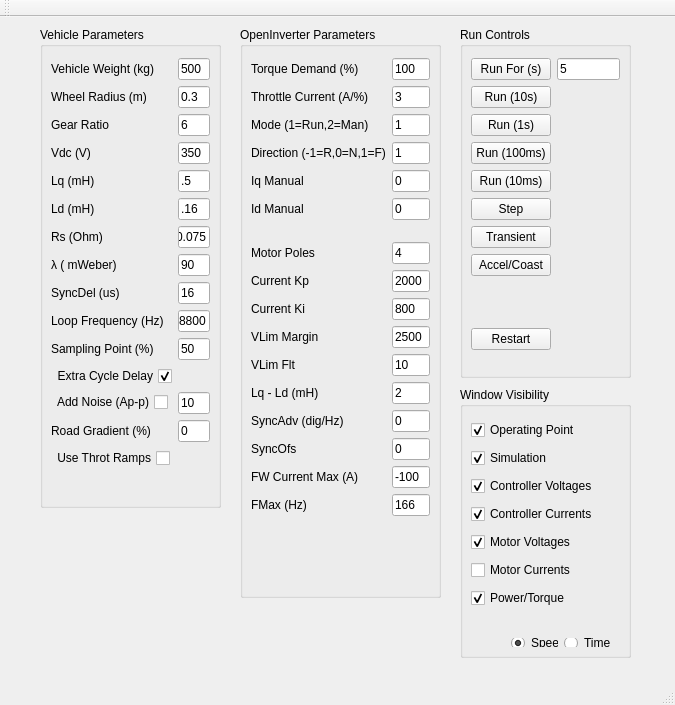
<?xml version="1.0" encoding="UTF-8"?>
<ui version="4.0">
 <class>MainWindow</class>
 <widget class="QMainWindow" name="MainWindow">
  <property name="geometry">
   <rect>
    <x>0</x>
    <y>0</y>
    <width>675</width>
    <height>705</height>
   </rect>
  </property>
  <property name="windowTitle">
   <string>OpenInverter FOC Simulator</string>
  </property>
  <widget class="QWidget" name="centralWidget">
   <widget class="QGroupBox" name="groupBox">
    <property name="geometry">
     <rect>
      <x>40</x>
      <y>10</y>
      <width>181</width>
      <height>481</height>
     </rect>
    </property>
    <property name="title">
     <string>Vehicle Parameters</string>
    </property>
    <widget class="QWidget" name="formLayoutWidget">
     <property name="geometry">
      <rect>
       <x>0</x>
       <y>20</y>
       <width>181</width>
       <height>491</height>
      </rect>
     </property>
     <layout class="QFormLayout" name="formLayout">
      <item row="0" column="0">
       <widget class="QLabel" name="labelVehicleWeight">
        <property name="text">
         <string>Vehicle Weight (kg)</string>
        </property>
       </widget>
      </item>
      <item row="0" column="1">
       <widget class="QLineEdit" name="vehicleWeight">
        <property name="enabled">
         <bool>true</bool>
        </property>
        <property name="text">
         <string>500</string>
        </property>
       </widget>
      </item>
      <item row="1" column="0">
       <widget class="QLabel" name="labelWheelSize">
        <property name="text">
         <string>Wheel Radius (m)</string>
        </property>
       </widget>
      </item>
      <item row="1" column="1">
       <widget class="QLineEdit" name="wheelSize">
        <property name="enabled">
         <bool>true</bool>
        </property>
        <property name="text">
         <string>0.3</string>
        </property>
       </widget>
      </item>
      <item row="2" column="0">
       <widget class="QLabel" name="labelGearRatio">
        <property name="text">
         <string>Gear Ratio</string>
        </property>
       </widget>
      </item>
      <item row="2" column="1">
       <widget class="QLineEdit" name="gearRatio">
        <property name="enabled">
         <bool>true</bool>
        </property>
        <property name="text">
         <string>6</string>
        </property>
       </widget>
      </item>
      <item row="3" column="0">
       <widget class="QLabel" name="labelVdc">
        <property name="text">
         <string>Vdc (V)</string>
        </property>
       </widget>
      </item>
      <item row="3" column="1">
       <widget class="QLineEdit" name="Vdc">
        <property name="enabled">
         <bool>true</bool>
        </property>
        <property name="text">
         <string>350</string>
        </property>
       </widget>
      </item>
      <item row="4" column="0">
       <widget class="QLabel" name="labelLq">
        <property name="text">
         <string>Lq (mH)</string>
        </property>
       </widget>
      </item>
      <item row="4" column="1">
       <widget class="QLineEdit" name="Lq">
        <property name="enabled">
         <bool>true</bool>
        </property>
        <property name="text">
         <string>.5</string>
        </property>
       </widget>
      </item>
      <item row="5" column="0">
       <widget class="QLabel" name="labelLd">
        <property name="text">
         <string>Ld (mH)</string>
        </property>
       </widget>
      </item>
      <item row="5" column="1">
       <widget class="QLineEdit" name="Ld">
        <property name="enabled">
         <bool>true</bool>
        </property>
        <property name="text">
         <string>.16</string>
        </property>
       </widget>
      </item>
      <item row="6" column="0">
       <widget class="QLabel" name="labelRs">
        <property name="text">
         <string>Rs (Ohm)</string>
        </property>
       </widget>
      </item>
      <item row="6" column="1">
       <widget class="QLineEdit" name="Rs">
        <property name="enabled">
         <bool>true</bool>
        </property>
        <property name="text">
         <string>0.075</string>
        </property>
       </widget>
      </item>
      <item row="7" column="0">
       <widget class="QLabel" name="labelFluxLink">
        <property name="text">
         <string>λ ( mWeber)</string>
        </property>
       </widget>
      </item>
      <item row="7" column="1">
       <widget class="QLineEdit" name="FluxLinkage">
        <property name="enabled">
         <bool>true</bool>
        </property>
        <property name="text">
         <string>90</string>
        </property>
       </widget>
      </item>
      <item row="8" column="0">
       <widget class="QLabel" name="labelSyncDelay">
        <property name="text">
         <string>SyncDel (us)</string>
        </property>
       </widget>
      </item>
      <item row="8" column="1">
       <widget class="QLineEdit" name="SyncDelay">
        <property name="enabled">
         <bool>true</bool>
        </property>
        <property name="text">
         <string>16</string>
        </property>
       </widget>
      </item>
      <item row="9" column="0">
       <widget class="QLabel" name="labelLoopFreq">
        <property name="text">
         <string>Loop Frequency (Hz)</string>
        </property>
       </widget>
      </item>
      <item row="9" column="1">
       <widget class="QLineEdit" name="LoopFreq">
        <property name="enabled">
         <bool>true</bool>
        </property>
        <property name="text">
         <string>8800</string>
        </property>
       </widget>
      </item>
      <item row="10" column="0">
       <widget class="QLabel" name="labelSampPoint">
        <property name="text">
         <string>Sampling Point (%)</string>
        </property>
       </widget>
      </item>
      <item row="10" column="1">
       <widget class="QLineEdit" name="SamplingPoint">
        <property name="enabled">
         <bool>true</bool>
        </property>
        <property name="text">
         <string>50</string>
        </property>
       </widget>
      </item>
      <item row="11" column="0">
       <widget class="QCheckBox" name="ExtraCycleDelay">
        <property name="layoutDirection">
         <enum>Qt::RightToLeft</enum>
        </property>
        <property name="text">
         <string>Extra Cycle Delay</string>
        </property>
        <property name="checked">
         <bool>true</bool>
        </property>
       </widget>
      </item>
      <item row="12" column="0">
       <widget class="QCheckBox" name="AddNoise">
        <property name="layoutDirection">
         <enum>Qt::RightToLeft</enum>
        </property>
        <property name="text">
         <string>Add Noise (Ap-p)</string>
        </property>
        <property name="checked">
         <bool>false</bool>
        </property>
       </widget>
      </item>
      <item row="12" column="1">
       <widget class="QLineEdit" name="NoiseAmp">
        <property name="enabled">
         <bool>true</bool>
        </property>
        <property name="text">
         <string>10</string>
        </property>
       </widget>
      </item>
      <item row="13" column="0">
       <widget class="QLabel" name="labelRoadGradient">
        <property name="text">
         <string>Road Gradient (%)</string>
        </property>
       </widget>
      </item>
      <item row="13" column="1">
       <widget class="QLineEdit" name="RoadGradient">
        <property name="enabled">
         <bool>true</bool>
        </property>
        <property name="text">
         <string>0</string>
        </property>
       </widget>
      </item>
      <item row="14" column="0">
       <widget class="QCheckBox" name="ThrotRamps">
        <property name="layoutDirection">
         <enum>Qt::RightToLeft</enum>
        </property>
        <property name="text">
         <string>Use Throt Ramps</string>
        </property>
        <property name="checked">
         <bool>false</bool>
        </property>
       </widget>
      </item>
     </layout>
    </widget>
   </widget>
   <widget class="QGroupBox" name="groupBox_2">
    <property name="geometry">
     <rect>
      <x>460</x>
      <y>10</y>
      <width>171</width>
      <height>351</height>
     </rect>
    </property>
    <property name="title">
     <string>Run Controls</string>
    </property>
    <widget class="QWidget" name="formLayoutWidget_2">
     <property name="geometry">
      <rect>
       <x>0</x>
       <y>20</y>
       <width>171</width>
       <height>331</height>
      </rect>
     </property>
     <layout class="QFormLayout" name="formLayout_2">
      <item row="0" column="0">
       <widget class="QPushButton" name="pbRunFor">
        <property name="text">
         <string>Run For (s)</string>
        </property>
       </widget>
      </item>
      <item row="0" column="1">
       <widget class="QLineEdit" name="runTime">
        <property name="text">
         <string>5</string>
        </property>
       </widget>
      </item>
      <item row="1" column="0">
       <widget class="QPushButton" name="pbRunFor10s">
        <property name="text">
         <string>Run (10s)</string>
        </property>
       </widget>
      </item>
      <item row="2" column="0">
       <widget class="QPushButton" name="pbRunFor1s">
        <property name="text">
         <string>Run (1s)</string>
        </property>
       </widget>
      </item>
      <item row="3" column="0">
       <widget class="QPushButton" name="pbRunFor100ms">
        <property name="text">
         <string>Run (100ms)</string>
        </property>
       </widget>
      </item>
      <item row="4" column="0">
       <widget class="QPushButton" name="pbRunFor10ms">
        <property name="text">
         <string>Run (10ms)</string>
        </property>
       </widget>
      </item>
      <item row="5" column="0">
       <widget class="QPushButton" name="pbStep">
        <property name="text">
         <string>Step</string>
        </property>
       </widget>
      </item>
      <item row="8" column="0">
       <spacer name="horizontalSpacer">
        <property name="orientation">
         <enum>Qt::Horizontal</enum>
        </property>
        <property name="sizeHint" stdset="0">
         <size>
          <width>80</width>
          <height>40</height>
         </size>
        </property>
       </spacer>
      </item>
      <item row="9" column="0">
       <widget class="QPushButton" name="pbRestart">
        <property name="text">
         <string>Restart</string>
        </property>
       </widget>
      </item>
      <item row="6" column="0">
       <widget class="QPushButton" name="pbTransient">
        <property name="text">
         <string>Transient</string>
        </property>
       </widget>
      </item>
      <item row="7" column="0">
       <widget class="QPushButton" name="pbAccelCoast">
        <property name="text">
         <string>Accel/Coast</string>
        </property>
       </widget>
      </item>
     </layout>
    </widget>
   </widget>
   <widget class="QGroupBox" name="groupBox_4">
    <property name="geometry">
     <rect>
      <x>240</x>
      <y>10</y>
      <width>201</width>
      <height>571</height>
     </rect>
    </property>
    <property name="title">
     <string>OpenInverter Parameters</string>
    </property>
    <widget class="QWidget" name="formLayoutWidget_4">
     <property name="geometry">
      <rect>
       <x>0</x>
       <y>20</y>
       <width>201</width>
       <height>551</height>
      </rect>
     </property>
     <layout class="QFormLayout" name="formLayout_4">
      <item row="0" column="0">
       <widget class="QLabel" name="labelTorqueDemand">
        <property name="text">
         <string>Torque Demand (%)</string>
        </property>
       </widget>
      </item>
      <item row="0" column="1">
       <widget class="QLineEdit" name="torqueDemand">
        <property name="enabled">
         <bool>true</bool>
        </property>
        <property name="text">
         <string>100</string>
        </property>
       </widget>
      </item>
      <item row="1" column="0">
       <widget class="QLabel" name="labelThrottlCurrent">
        <property name="text">
         <string>Throttle Current (A/%)</string>
        </property>
       </widget>
      </item>
      <item row="1" column="1">
       <widget class="QLineEdit" name="throttleCurrent">
        <property name="enabled">
         <bool>true</bool>
        </property>
        <property name="text">
         <string>3</string>
        </property>
       </widget>
      </item>
      <item row="2" column="0">
       <widget class="QLabel" name="labelOpMode">
        <property name="text">
         <string>Mode (1=Run,2=Man)</string>
        </property>
       </widget>
      </item>
      <item row="2" column="1">
       <widget class="QLineEdit" name="opMode">
        <property name="enabled">
         <bool>true</bool>
        </property>
        <property name="text">
         <string>1</string>
        </property>
       </widget>
      </item>
      <item row="3" column="0">
       <widget class="QLabel" name="labelDir">
        <property name="text">
         <string>Direction (-1=R,0=N,1=F)</string>
        </property>
       </widget>
      </item>
      <item row="3" column="1">
       <widget class="QLineEdit" name="direction">
        <property name="enabled">
         <bool>true</bool>
        </property>
        <property name="text">
         <string>1</string>
        </property>
       </widget>
      </item>
      <item row="4" column="0">
       <widget class="QLabel" name="labelIqManual">
        <property name="text">
         <string>Iq Manual</string>
        </property>
       </widget>
      </item>
      <item row="4" column="1">
       <widget class="QLineEdit" name="IqManual">
        <property name="enabled">
         <bool>true</bool>
        </property>
        <property name="text">
         <string>0</string>
        </property>
       </widget>
      </item>
      <item row="5" column="0">
       <widget class="QLabel" name="labelIdManual">
        <property name="text">
         <string>Id Manual</string>
        </property>
       </widget>
      </item>
      <item row="5" column="1">
       <widget class="QLineEdit" name="IdManual">
        <property name="enabled">
         <bool>true</bool>
        </property>
        <property name="text">
         <string>0</string>
        </property>
       </widget>
      </item>
      <item row="6" column="0">
       <spacer name="horizontalSpacer_2">
        <property name="orientation">
         <enum>Qt::Horizontal</enum>
        </property>
        <property name="sizeHint" stdset="0">
         <size>
          <width>80</width>
          <height>10</height>
         </size>
        </property>
       </spacer>
      </item>
      <item row="7" column="0">
       <widget class="QLabel" name="labelPoles">
        <property name="text">
         <string>Motor Poles</string>
        </property>
       </widget>
      </item>
      <item row="7" column="1">
       <widget class="QLineEdit" name="Poles">
        <property name="enabled">
         <bool>true</bool>
        </property>
        <property name="text">
         <string>4</string>
        </property>
       </widget>
      </item>
      <item row="8" column="0">
       <widget class="QLabel" name="labelCurKp">
        <property name="text">
         <string>Current Kp</string>
        </property>
       </widget>
      </item>
      <item row="8" column="1">
       <widget class="QLineEdit" name="CurrentKp">
        <property name="enabled">
         <bool>true</bool>
        </property>
        <property name="text">
         <string>2000</string>
        </property>
       </widget>
      </item>
      <item row="9" column="0">
       <widget class="QLabel" name="labelCurKi">
        <property name="text">
         <string>Current Ki</string>
        </property>
       </widget>
      </item>
      <item row="9" column="1">
       <widget class="QLineEdit" name="CurrentKi">
        <property name="enabled">
         <bool>true</bool>
        </property>
        <property name="text">
         <string>800</string>
        </property>
       </widget>
      </item>
      <item row="10" column="0">
       <widget class="QLabel" name="labelVLimMargin">
        <property name="text">
         <string>VLim Margin</string>
        </property>
       </widget>
      </item>
      <item row="10" column="1">
       <widget class="QLineEdit" name="VLimMargin">
        <property name="enabled">
         <bool>true</bool>
        </property>
        <property name="text">
         <string>2500</string>
        </property>
       </widget>
      </item>
      <item row="11" column="0">
       <widget class="QLabel" name="labelVLimFlt">
        <property name="text">
         <string>VLim Flt</string>
        </property>
       </widget>
      </item>
      <item row="11" column="1">
       <widget class="QLineEdit" name="VLimFlt">
        <property name="enabled">
         <bool>true</bool>
        </property>
        <property name="text">
         <string>10</string>
        </property>
       </widget>
      </item>
      <item row="12" column="0">
       <widget class="QLabel" name="labelLqMinusLd">
        <property name="text">
         <string>Lq - Ld (mH)</string>
        </property>
       </widget>
      </item>
      <item row="12" column="1">
       <widget class="QLineEdit" name="LqMinusLd">
        <property name="enabled">
         <bool>true</bool>
        </property>
        <property name="text">
         <string>2</string>
        </property>
       </widget>
      </item>
      <item row="13" column="0">
       <widget class="QLabel" name="labelSyncAdv">
        <property name="text">
         <string>SyncAdv (dig/Hz)</string>
        </property>
       </widget>
      </item>
      <item row="13" column="1">
       <widget class="QLineEdit" name="SyncAdv">
        <property name="enabled">
         <bool>true</bool>
        </property>
        <property name="text">
         <string>0</string>
        </property>
       </widget>
      </item>
      <item row="14" column="0">
       <widget class="QLabel" name="labelSyncOfs">
        <property name="text">
         <string>SyncOfs</string>
        </property>
       </widget>
      </item>
      <item row="14" column="1">
       <widget class="QLineEdit" name="SyncOfs">
        <property name="enabled">
         <bool>true</bool>
        </property>
        <property name="text">
         <string>0</string>
        </property>
       </widget>
      </item>
      <item row="15" column="0">
       <widget class="QLabel" name="labelFWCurrMax">
        <property name="text">
         <string>FW Current Max (A)</string>
        </property>
       </widget>
      </item>
      <item row="15" column="1">
       <widget class="QLineEdit" name="FWCurrMax">
        <property name="enabled">
         <bool>true</bool>
        </property>
        <property name="text">
         <string>-100</string>
        </property>
       </widget>
      </item>
      <item row="16" column="0">
       <widget class="QLabel" name="labelFMax">
        <property name="text">
         <string>FMax (Hz)</string>
        </property>
       </widget>
      </item>
      <item row="16" column="1">
       <widget class="QLineEdit" name="FreqMax">
        <property name="enabled">
         <bool>true</bool>
        </property>
        <property name="text">
         <string>166</string>
        </property>
       </widget>
      </item>
     </layout>
    </widget>
   </widget>
   <widget class="QGroupBox" name="groupBox_3">
    <property name="geometry">
     <rect>
      <x>460</x>
      <y>370</y>
      <width>171</width>
      <height>271</height>
     </rect>
    </property>
    <property name="title">
     <string>Window Visibility</string>
    </property>
    <widget class="QWidget" name="verticalLayoutWidget">
     <property name="geometry">
      <rect>
       <x>0</x>
       <y>20</y>
       <width>171</width>
       <height>221</height>
      </rect>
     </property>
     <layout class="QVBoxLayout" name="verticalLayout">
      <item>
       <widget class="QCheckBox" name="cb_OpPoint">
        <property name="layoutDirection">
         <enum>Qt::LeftToRight</enum>
        </property>
        <property name="text">
         <string>Operating Point</string>
        </property>
        <property name="checked">
         <bool>true</bool>
        </property>
       </widget>
      </item>
      <item>
       <widget class="QCheckBox" name="cb_Simulation">
        <property name="layoutDirection">
         <enum>Qt::LeftToRight</enum>
        </property>
        <property name="text">
         <string>Simulation</string>
        </property>
        <property name="checked">
         <bool>true</bool>
        </property>
       </widget>
      </item>
      <item>
       <widget class="QCheckBox" name="cb_ContVolt">
        <property name="layoutDirection">
         <enum>Qt::LeftToRight</enum>
        </property>
        <property name="text">
         <string>Controller Voltages</string>
        </property>
        <property name="checked">
         <bool>true</bool>
        </property>
       </widget>
      </item>
      <item>
       <widget class="QCheckBox" name="cb_ContCurr">
        <property name="layoutDirection">
         <enum>Qt::LeftToRight</enum>
        </property>
        <property name="text">
         <string>Controller Currents</string>
        </property>
        <property name="checked">
         <bool>true</bool>
        </property>
       </widget>
      </item>
      <item>
       <widget class="QCheckBox" name="cb_MotVolt">
        <property name="layoutDirection">
         <enum>Qt::LeftToRight</enum>
        </property>
        <property name="text">
         <string>Motor Voltages</string>
        </property>
        <property name="checked">
         <bool>true</bool>
        </property>
       </widget>
      </item>
      <item>
       <widget class="QCheckBox" name="cb_MotCurr">
        <property name="layoutDirection">
         <enum>Qt::LeftToRight</enum>
        </property>
        <property name="text">
         <string>Motor Currents</string>
        </property>
       </widget>
      </item>
      <item>
       <widget class="QCheckBox" name="cb_PowTorqTime">
        <property name="layoutDirection">
         <enum>Qt::LeftToRight</enum>
        </property>
        <property name="text">
         <string>Power/Torque</string>
        </property>
        <property name="checked">
         <bool>true</bool>
        </property>
       </widget>
      </item>
     </layout>
    </widget>
    <widget class="QWidget" name="horizontalLayoutWidget">
     <property name="geometry">
      <rect>
       <x>40</x>
       <y>240</y>
       <width>121</width>
       <height>31</height>
      </rect>
     </property>
     <layout class="QHBoxLayout" name="horizontalLayout">
      <item>
       <widget class="QRadioButton" name="rb_Speed">
        <property name="text">
         <string>Speed</string>
        </property>
        <property name="checked">
         <bool>true</bool>
        </property>
        <attribute name="buttonGroup">
         <string notr="true">buttonGroup</string>
        </attribute>
       </widget>
      </item>
      <item>
       <widget class="QRadioButton" name="rb_Time">
        <property name="text">
         <string>Time</string>
        </property>
        <attribute name="buttonGroup">
         <string notr="true">buttonGroup</string>
        </attribute>
       </widget>
      </item>
     </layout>
    </widget>
   </widget>
  </widget>
  <widget class="QMenuBar" name="menuBar">
   <property name="geometry">
    <rect>
     <x>0</x>
     <y>0</y>
     <width>675</width>
     <height>22</height>
    </rect>
   </property>
  </widget>
  <widget class="QToolBar" name="mainToolBar">
   <attribute name="toolBarArea">
    <enum>TopToolBarArea</enum>
   </attribute>
   <attribute name="toolBarBreak">
    <bool>false</bool>
   </attribute>
  </widget>
  <widget class="QStatusBar" name="statusBar"/>
 </widget>
 <layoutdefault spacing="6" margin="11"/>
 <resources/>
 <connections/>
 <buttongroups>
  <buttongroup name="buttonGroup"/>
 </buttongroups>
</ui>
